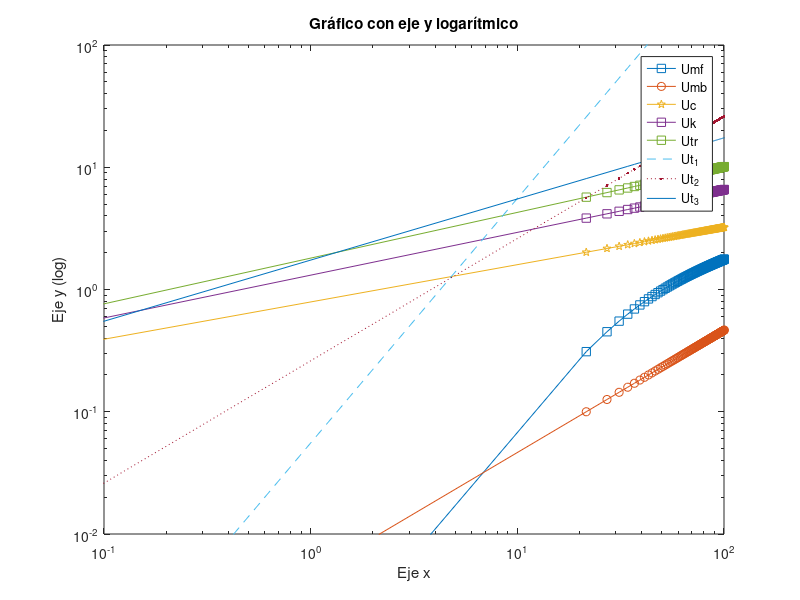

Reproduce this figure in MATLAB.
clc
clear 
close all

Ar     = linspace(1e-6, 10e6, 1000);
dp_ast = Ar.^(1/3);

Re_mf  = (27.2^2 + 0.0408.*Ar).^(0.5) - 27.2;
Re_mb  = 0.00464.*Ar.^(2/3);
Re_c   = 0.791.*Ar.^(0.435);
Re_k   = 1.31.*Ar.^(0.450);
Re_tr  = 1.806.*Ar.^(0.458);
Re_t_1 = Ar./18;
Re_t_2 = 0.261.*Ar.^(2/3);
Re_t_3 = 1.74.*Ar.^(1/2);

U_ast_Re_mf  = Re_mf./(Ar.^(1/3));
U_ast_Re_mb  = Re_mb./(Ar.^(1/3));
U_ast_Re_c   = Re_c./(Ar.^(1/3));
U_ast_Re_k   = Re_k./(Ar.^(1/3));
U_ast_Re_tr  = Re_tr./(Ar.^(1/3));
U_ast_Re_t_1  = Re_t_1./(Ar.^(1/3));
U_ast_Re_t_2  = Re_t_2./(Ar.^(1/3));
U_ast_Re_t_3  = Re_t_3./(Ar.^(1/3));




    loglog(dp_ast, U_ast_Re_mf,'-s', ...
           dp_ast, U_ast_Re_mb,'-o', ...
           dp_ast, U_ast_Re_c,'-p', ...
           dp_ast, U_ast_Re_k,'-s',  ... 
           dp_ast, U_ast_Re_tr,'-s', ...
           dp_ast, U_ast_Re_t_1,'--', ...
           dp_ast, U_ast_Re_t_2,'.:', ...
           dp_ast, U_ast_Re_t_3); 
    legend('Umf','Umb','Uc','Uk','Utr','Ut_1','Ut_2','Ut_3')
    title('Gráfico con eje y logarítmico');
    xlabel('Eje x');
    xlim([1e-1, 1e2]);
    ylabel('Eje y (log)');
    ylim([1e-2, 1e2]);

